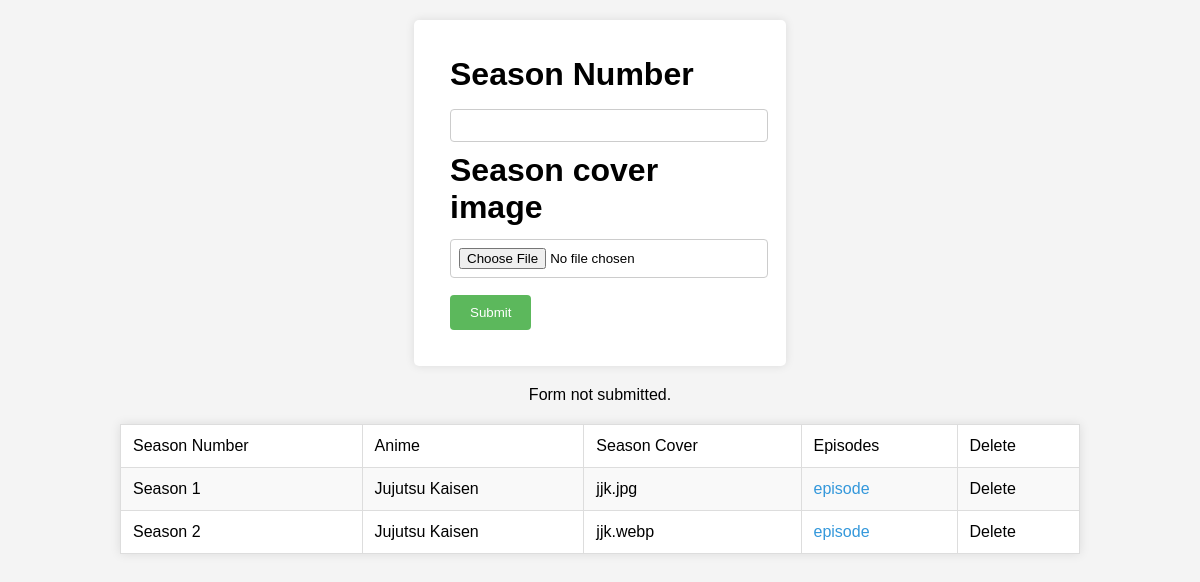
The page /season.php?id=1 on the database its author committed.
### tables this page shows
CREATE TABLE `season` (
  `id` int(11) NOT NULL,
  `anime_id` int(11) DEFAULT NULL,
  `season_number` int(11) DEFAULT NULL,
  `season_coverimage` varchar(255) NOT NULL
);

CREATE TABLE `anime` (
  `id` int(11) NOT NULL,
  `title` varchar(255) NOT NULL,
  `genre` varchar(255) NOT NULL,
  `language` varchar(255) NOT NULL,
  `subtitle` varchar(255) NOT NULL,
  `description` text NOT NULL,
  `cover` varchar(255) NOT NULL,
  `banner` varchar(255) NOT NULL
);

### season.php (the view, shortened to what this page needs)
<!DOCTYPE html>
<html lang="en">
<?php
include 'admindatabase.php';
$anime_id = $_GET['id'];
?>
<head>
</head>
<body>
    <form action="season.php?id=<?php echo $anime_id ?>" method="POST" enctype="multipart/form-data">
        <label for="season_number">Season Number</label>
        <input type="text" id="season_number" name="season_number" required>
        <label for="scover">Season cover image</label>
        <input type="file" id="season_cover" name="scover" required>
        <input type="submit" value="Submit" name="addseason">
    </form>
    <?php
    if (isset($_POST['addseason'])) {
        $anime_id = $_POST['anime_id'];
        $season_num = $_POST['season_number'];
        $scoverDir = "scover/";
        if (!is_dir($scoverDir)) {
            mkdir($scoverDir, 0777, true);
        }
        if (isset($_FILES["scover"])) {
            $scoverFile = $_FILES["scover"]["name"];
            $scoverfolder = $scoverDir . $scoverFile;
            $scoverUpload = move_uploaded_file($_FILES["scover"]["tmp_name"], $scoverfolder);
            if ($scoverUpload) {
                $seins = "INSERT INTO `season` (`anime_id`, `season_number`, `season_coverimage`) VALUES ('$anime_id', '$season_num', '$scoverFile')";
                $seres = mysqli_query($conn, $seins);
                if ($seres) {
                    header("Location: season.php?id=$anime_id");
                } else {
                    echo "Error adding season: " . mysqli_error($conn);
                }
            } else {
                echo "Error uploading file.";
            }
        } else {
            echo "No file uploaded.";
        }
    } else {
        echo "Form not submitted.";
    }
    ?>
    <table>
        <tr>
            <td>Season Number</td>
            <td>Anime</td>
            <td>Season Cover</td>
            <td>Episodes</td>
            <td>Delete</td>
        </tr>
        <?php
        $sql = "SELECT season.id, season.season_number,season.season_coverimage, anime.title as anime_name
                FROM season
                JOIN anime ON season.anime_id = anime.id
                WHERE anime_id = $anime_id";
        $result = $conn->query($sql);
        if ($result->num_rows > 0) {
            while ($fetch = mysqli_fetch_assoc($result)) {
                $sid = $fetch['id'];
        ?>
                <tr>
                    <td>Season <?php echo htmlspecialchars($fetch['season_number']); ?></td>
                    <td><?php echo htmlspecialchars($fetch['anime_name']); ?></td>
                    <td><?php echo htmlspecialchars($fetch['season_coverimage']); ?></td>
                    <td><a href="episode.php?id=<?php echo htmlspecialchars($sid); ?>">episode</a></td>
                    <td>Delete</td>
                </tr>
        <?php
            }
        } else {
            echo "<tr><td colspan='4'>No seasons found</td></tr>";
        }
        ?>
    </table>
</body>
</html>

### season.php (style rules this page uses)
body { font-family: Arial, sans-serif; background-color: #f4f4f4; margin: 0; padding: 0; display: flex; flex-direction: column; align-items: center; }
form { background-color: #fff; padding: 3vmax; border-radius: 5px; box-shadow: 0 0 10px rgba(0, 0, 0, 0.1); margin: 20px 0; width: 300px; font-size: 2rem; }
form label { display: block; margin-bottom: 8px; font-weight: bold; }
form input[type="text"], form input[type="file"], form textarea { width: 100%; padding: 8px; margin-bottom: 10px; border: 1px solid #ccc; border-radius: 4px; }
form input[type="submit"] { background-color: #5cb85c; color: white; border: none; padding: 10px 20px; cursor: pointer; border-radius: 4px; }
table { width: 80%; border-collapse: collapse; margin: 20px 0; background-color: #fff; box-shadow: 0 0 10px rgba(0, 0, 0, 0.1); }
table, th, td { border: 1px solid #ddd; }
table th, table td { padding: 12px; text-align: left; }
table tr:nth-child(even) { background-color: #f9f9f9; }
table a { color: #3498db; text-decoration: none; }

### rows shown on the page
season: season_number "1", anime.title "Jujutsu Kaisen", season_coverimage "jjk.jpg"
season: season_number "2", anime.title "Jujutsu Kaisen", season_coverimage "jjk.webp"
